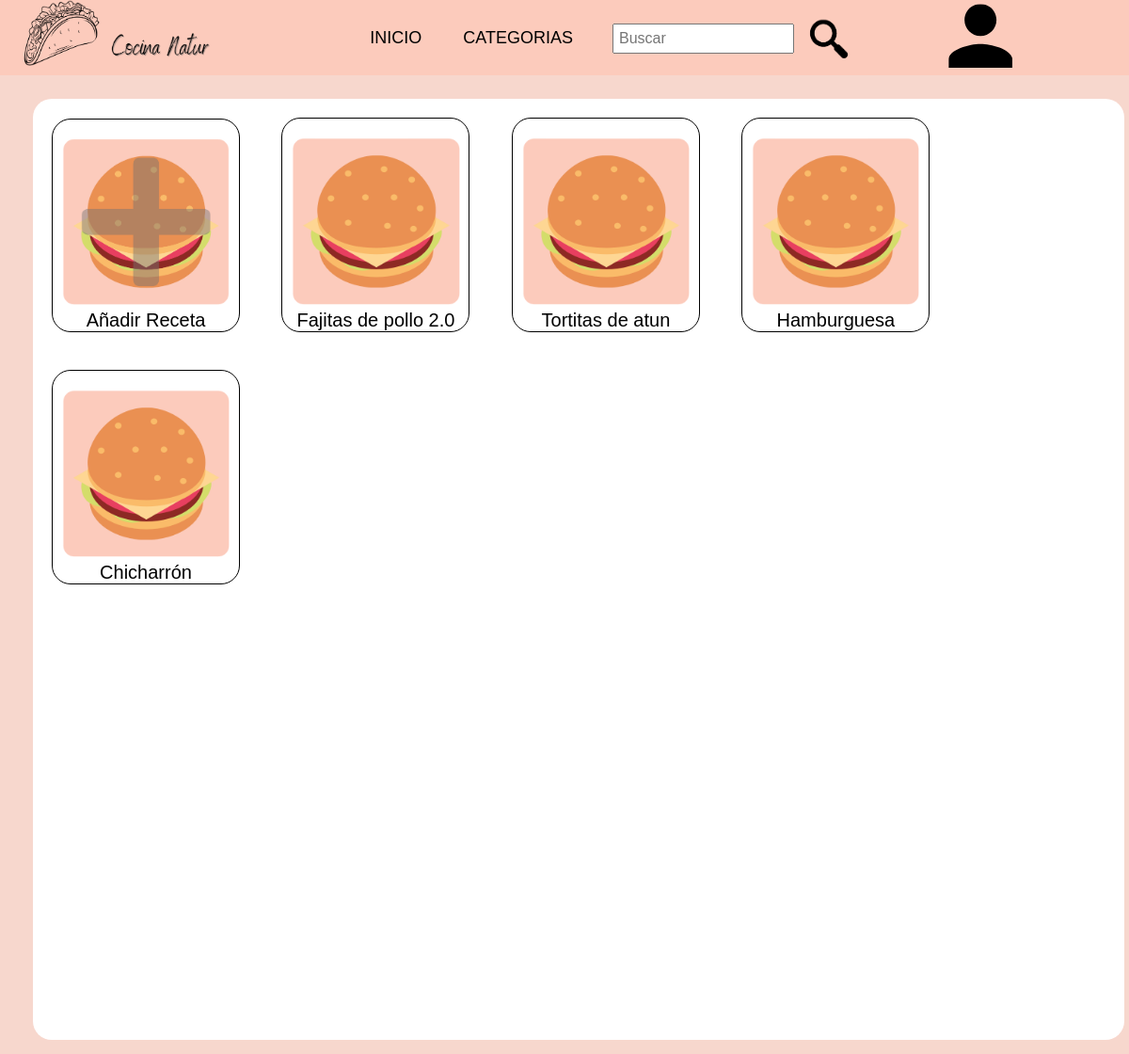
The app's page /MisRecetas.php (signed in), older data.
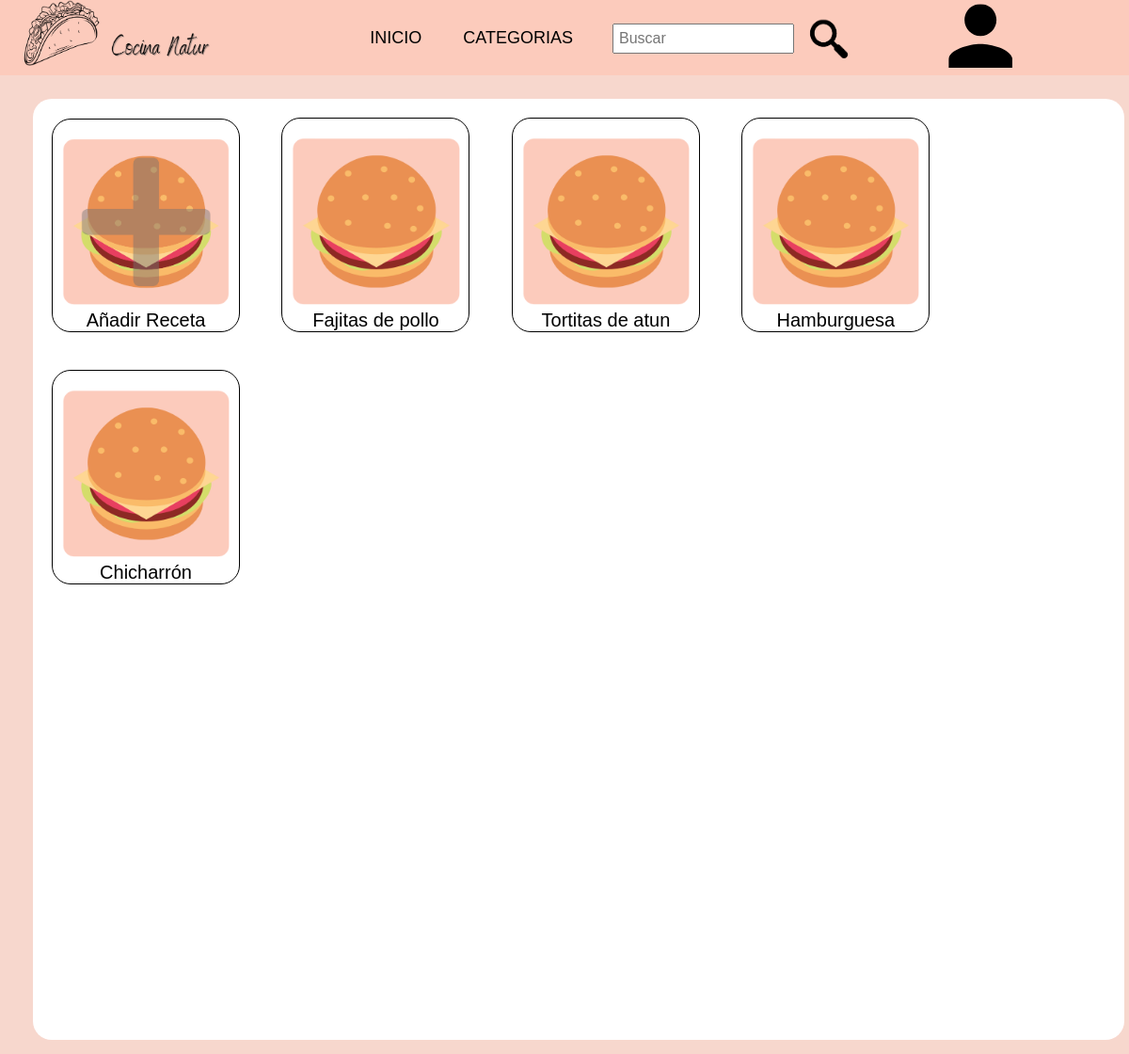
The same page, newer data.
### tables this page shows
CREATE TABLE `receta` (
  `id_receta` int(11) NOT NULL,
  `id_usuario` int(11) NOT NULL,
  `nombre_receta` text NOT NULL,
  `tipo_receta` varchar(50) NOT NULL,
  `tiempo_receta` varchar(10) NOT NULL,
  `dificultad_receta` varchar(20) NOT NULL,
  `calificacion_receta` int(5) NOT NULL,
  `ingredientes_receta` varchar(1000) NOT NULL,
  `pasos_receta` text NOT NULL
);

### MisRecetas.php (the view, shortened to what this page needs)
<?php include "layouts/header.php"; ?>
<?php
    require 'Controllers/connect_db.php';
    $consultar = "SELECT * FROM receta WHERE id_usuario='$_SESSION[id_usuario]'";
    $query = mysqli_query($conexion,$consultar);
?>
<!DOCTYPE html>
<html lang="en">
<head>
    <link rel="stylesheet" type="text/css" href="CSS/CSSrecet.css">
</head>
<body class="body">
    <div class="resetspace">
        <a href="AñadirReceta.php"><div class="recet">
                <img src="images/Añadir.png">
                <p>Añadir Receta</p>
            </div></a>
        <?php foreach($query as $row){ ?>
            <a href="RecetaPage.php?id=<?php echo $row['id_receta'] ?>"><div class="recet">
                <img src="images/food.png">
                <p><?php echo $row['nombre_receta']; ?></p>
            </div></a>
        <?php } ?>
    </div>
</body>
</html>

Row changes from the older to the newer data that the page shows:
changed receta: nombre_receta "Fajitas de pollo 2.0" → "Fajitas de pollo"
